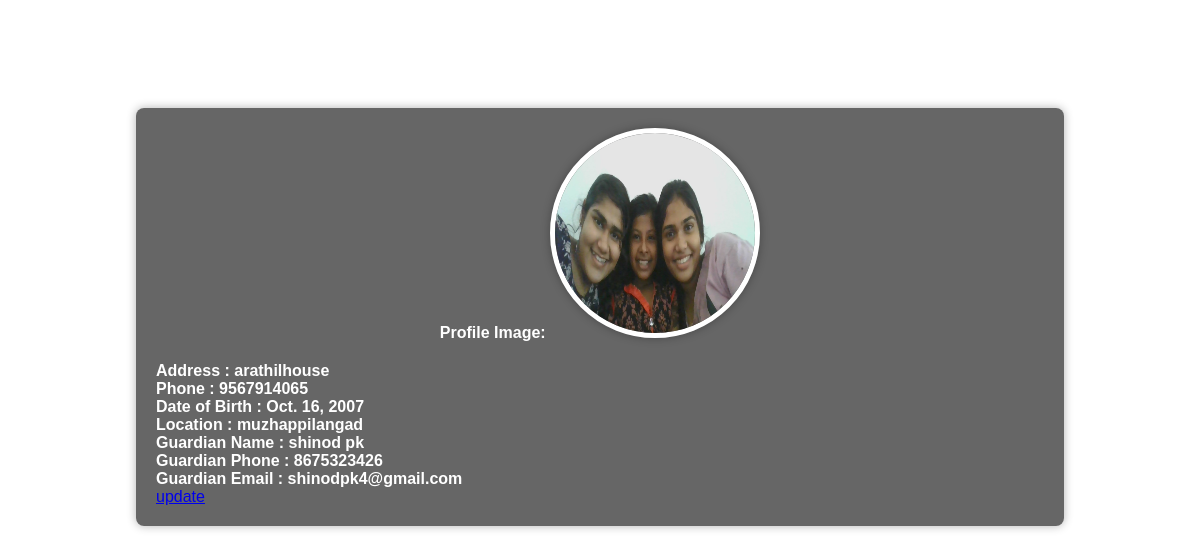
Screenshot of /user/3/ (signed in) with the database file from the repository.
### app/models.py (models this page shows, shortened)
class UserProfile(models.Model):
    user = models.OneToOneField(User, on_delete=models.CASCADE, related_name="user_profile")
    address = models.CharField(max_length=200, null=True)
    phone = models.CharField(max_length=20, null=True)
    dob = models.DateField(null=True)
    location = models.CharField(max_length=200, null=True)
    profile_image = models.ImageField(upload_to='images/profile', blank=True, null=True)
    guardian_name = models.CharField(max_length=200, null=True)
    guardian_phone = models.CharField(max_length=20, null=True)
    guardian_email = models.EmailField(max_length=30,null=True)

### app/views.py (the view)
# urls.py: path("user/<int:pk>/",SpecifiedUser.as_view(),name="specifieduser"),
@method_decorator(decs,name="dispatch")
class SpecifiedUser(DetailView):
    model = UserProfile
    template_name = 'userlist.html'
    context_object_name = 'data'
    def get_object(self, queryset=None):
        user_id = self.kwargs.get("pk")
        try:
            user = User.objects.get(pk=user_id)
            return UserProfile.objects.get(user=user)
        except User.DoesNotExist:
            raise Http404("User does not exist")
        except UserProfile.DoesNotExist:
            raise Http404("UserProfile does not exist for the specified user")

### app/decorator.py (called while the page is built)
def login_required(fn):
    def wrapper(request,*args,**kwargs):
        if not request.user.is_authenticated:
            messages.error(request,"invalid session")
            return redirect("signin")
        else:
            return fn(request,*args,**kwargs)
    return wrapper

### app/templates/userlist.html (shortened to what this page needs)
<!DOCTYPE html>
<html lang="en">
<head>
</head>
<body>
    <div class="container">
        <div class="profile-header">
            <h1>User Profile</h1>
        </div>
        <div class="profile-info">
            <div class="profile-image">
                <label for="profile_image">Profile Image:</label>
                {% if data.profile_image %}
                <img src="{{ data.profile_image.url }}" alt="Profile Image">
                {% else %}
                <p>No profile image available</p>
                {% endif %}
            </div>
            <label for="address">Address  :  {{ data.address }}</label>
<div>
            <label for="phone">Phone  :  {{ data.phone }}</label>
</div>
<div>
            <label for="dob">Date of Birth   :  {{ data.dob }}</label>
            </div>
<div>
    <label for="location">Location  :  {{ data.location }}</label>
</div>
             <div>
            <label for="guardian_name">Guardian Name  :  {{ data.guardian_name }}
            </label>
            </div>
             <div>
            <label for="guardian_phone">Guardian Phone  :  {{ data.guardian_phone }}</label>
            </div>
            <div>
                <label for="guardian_email">Guardian Email  :  {{ data.guardian_email }}</label>
            </div>
            <a href="{%url 'userupdate' data.id %}">update</a>
        </div>
    </div>
</body>
</html>

### app/templates/userlist.html (style rules this page uses)
body { font-family: Arial, sans-serif; margin: 0; padding: 20px; background: url(https://wallpapers.com/images/hd/black-cubes-iphone-dark-hn8dtu2xe6u6efu1.jpg); color: #fff; background-size: cover; background-position: center; }
.container { width: 80%; margin: 0 auto; }
.profile-header { text-align: center; margin-bottom: 30px; }
.profile-info { background-color: rgba(0, 0, 0, 0.6); padding: 20px; border-radius: 8px; box-shadow: 0 0 10px rgba(0, 0, 0, 0.3); }
.profile-info label { font-weight: bold; color: #fff; }
.profile-image { text-align: center; margin-bottom: 20px; }
.profile-image img { width: 200px; height: 200px; border-radius: 50%; border: 5px solid #fff; box-shadow: 0 0 10px rgba(0, 0, 0, 0.3); }

### rows the page displays
UserProfile: profile_image (picture), address "arathilhouse", phone "9567914065", dob "Oct. 16, 2007", location "muzhappilangad", guardian_name "shinod pk", guardian_phone "8675323426", guardian_email "shinodpk4@gmail.com"
